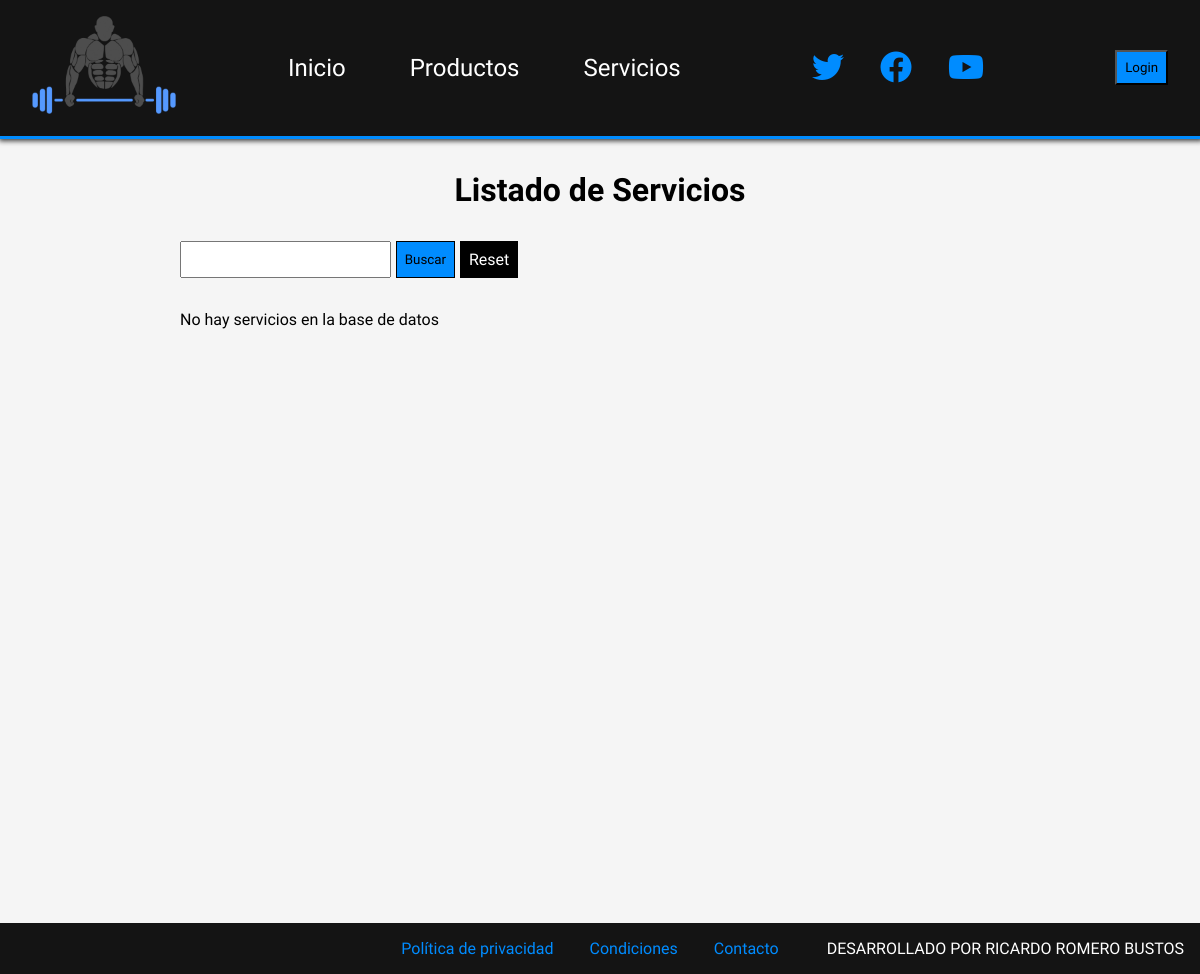
The app's page /php/servicios.php, older data.
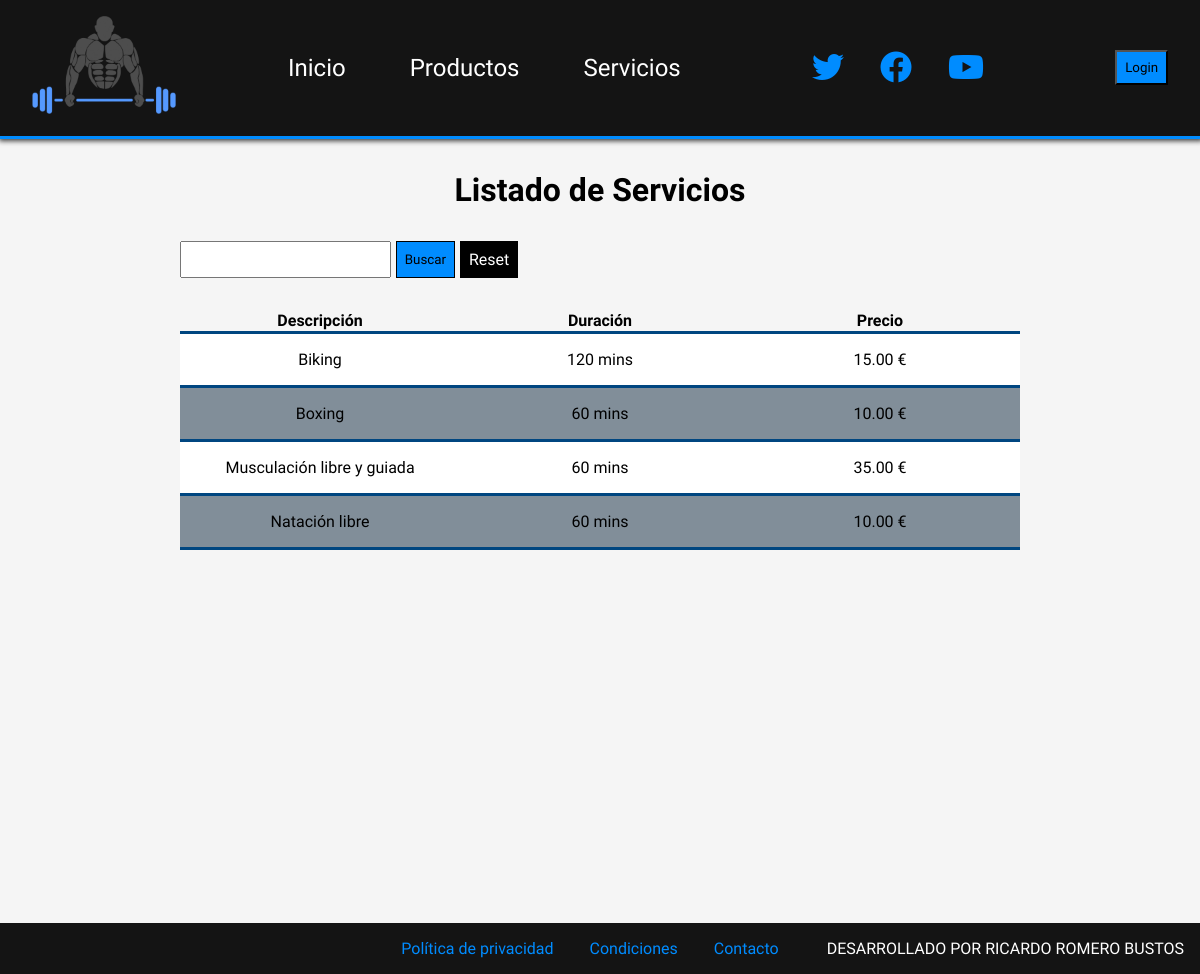
The same page, newer data.
### tables this page shows
CREATE TABLE `servicio` (
  `id` bigint(20) UNSIGNED NOT NULL,
  `descripcion` varchar(80) NOT NULL,
  `duracion` int(3) UNSIGNED NOT NULL,
  `precio` double(5,2) UNSIGNED NOT NULL
);

### php/servicios.php (the view, shortened to what this page needs)
<?php
    require_once "funciones.php";
?>
<!DOCTYPE html>
<html lang="en">
<head>
    <link rel="stylesheet" href="../css/estilos.css">
    <link rel="stylesheet" href="https://cdnjs.cloudflare.com/ajax/libs/font-awesome/6.2.0/css/all.min.css" />
</head>
<body>
    <?php
        if(isset($_SESSION['usuario']) && isset($_SESSION['pass'])){
            $usuario=$_SESSION['usuario'];
            $pass=$_SESSION['pass'];
            $esAdmin=comprobarAdmin($usuario,$pass);
            if($esAdmin){
                headerAdmin();
                $tipo_usu="admin";
            }else{
                headerSocio($usuario);
                $tipo_usu="socio";
            }
        }else{
            headerGuest();
        }
    ?>
    <main>
        <section class="seccion_productos_servicios seccion">
            <h1>Listado de Servicios</h1>
            <div class="contenedor_buscar_nuevo">
                <form action="#" method="post">
                    <input type="text" name="cadena">
                    <input type="submit" name="buscar_servicio" value="Buscar">
                    <a href="servicios.php">Reset</a>
                </form>
            </div>
            <?php
                require_once "funciones.php";
                $con=conectarServidor();
                $servicios=$con->query("select * from servicio order by descripcion asc");
                if($servicios->num_rows==0){
                    echo "<p>No hay servicios en la base de datos</p>";
                }else{
                    echo "<table>
                    <thead>
                        <tr>
                            <th>Descripción</th>
                            <th>Duración</th>
                            <th>Precio</th>";
                        echo "</tr>
                    </thead>
                    <tbody>";
                    while($fila_servicios=$servicios->fetch_array(MYSQLI_ASSOC)){
                        echo "<tr>
                            <td>$fila_servicios[descripcion]</td>
                            <td>$fila_servicios[duracion] mins</td>
                            <td>$fila_servicios[precio] €</td>";
                        echo "</tr>";
                    }
                    echo "</tbody>";
                    echo "</table>";
                }
            ?>
        </section>
    </main>
    <footer>
        <div>
            <a href="#">Política de privacidad</a>
            <a href="#">Condiciones</a>
            <a href="#">Contacto</a>
        </div>
        <span>DESARROLLADO POR RICARDO ROMERO BUSTOS</span>
    </footer>
</body>
</html>

### php/funciones.php (shortened to what this page needs)
<?php
    function headerGuest(){
        echo '<header>
            <nav>
                <a href="../index.php"><img src="../img/logo.png" alt="" id="logo"></a>
                <a href="../index.php">Inicio</a>
                <a href="productos.php">Productos</a>
                <a href="servicios.php">Servicios</a>
            </nav>
            <div class="rrss">
                <a href="#"><i class="fa-brands fa-twitter"></i></a>
                <a href="#"><i class="fa-brands fa-facebook"></i></a>
                <a href="#"><i class="fa-brands fa-youtube"></i></a>
            </div>
            <div class="login">
                <form action="login.php" method="post">
                    <input type="submit" name="enviar" id="btn-login" value="Login">
                </form>
            </div>
        </header>';
    }
?>

### css/estilos.css (style rules this page uses)
* { box-sizing: border-box; }
body { margin: 0; font-family: 'Play', sans-serif; background-color: whitesmoke; }
input { font-family: inherit; }
img { max-width: 100%; }
header { display: flex; justify-content: space-between; align-items: center; flex-wrap: wrap; position: sticky; top: 0; left: 0; z-index: 999; background-color: #141414; border-bottom: 3px solid rgb(0, 140, 255); box-shadow: 1px 0px 5px 2px rgba(0,0,0,0.75); -webkit-box-shadow: 1px 0px 5px 2px rgba(0,0,0,0.75); -moz-box-shadow: 1px 0px 5px 2px rgba(0,0,0,0.75); }
#logo { width: 9rem; margin-right: 3rem; }
header nav { display: flex; align-items: center; flex-wrap: wrap; }
header nav a { color: white; text-decoration: none; font-size: 1.5rem; margin: 1rem 2rem; }
.rrss a { color: rgb(0, 140, 255); font-size: 2rem; margin: 1rem; }
#btn-login { background-color: rgb(0, 140, 255); padding: 0.5rem; margin: auto 2rem; }
.seccion { margin: 1rem; width: 70%; margin: 2rem auto; min-height: 90vh; }
.seccion h1 { font-size: 2rem; text-align: center; margin-bottom: 2rem; }
.seccion table { border-collapse: collapse; width: 100%; }
.seccion td,.seccion th { border-bottom: 3px solid rgb(0, 70, 128); }
.seccion tbody>tr:nth-child(2n) { background-color: rgb(129, 142, 153); }
.seccion tbody>tr:nth-child(2n+1) { background-color: white; }
.contenedor_buscar_nuevo { display: flex; align-items: center; justify-content: space-between; margin-bottom: 2rem; }
.contenedor_buscar_nuevo input { padding: 0.5rem; margin-right: 0.3rem; }
.contenedor_buscar_nuevo input[type=submit] { background-color: rgb(0, 140, 255); padding: 0.5rem; border: 1px solid black; }
.contenedor_buscar_nuevo form { display: flex; }
.contenedor_buscar_nuevo a { background-color: black; padding: 0.5rem; border: 1px solid black; text-decoration: none; color: white; }
.seccion_productos_servicios td { width: 25%; text-align: center; padding: 1rem; }
footer { display: flex; justify-content: flex-end; align-items: center; background-color: #141414; color: white; padding: 1rem; }
footer a { color: rgb(0, 140, 255); text-decoration: none; margin: 0 1rem; }
footer>div { margin-right: 2rem; }

Row changes from the older to the newer data that the page shows:
added servicio: descripcion "Biking", duracion "120", precio "15.00"
added servicio: descripcion "Boxing", duracion "60", precio "10.00"
added servicio: descripcion "Musculación libre y guiada", duracion "60", precio "35.00"
added servicio: descripcion "Natación libre", duracion "60", precio "10.00"
Text that changed along with them:
text no longer shown: "No hay servicios en la base de datos"
text now shown: "Descripción Duración Precio"
